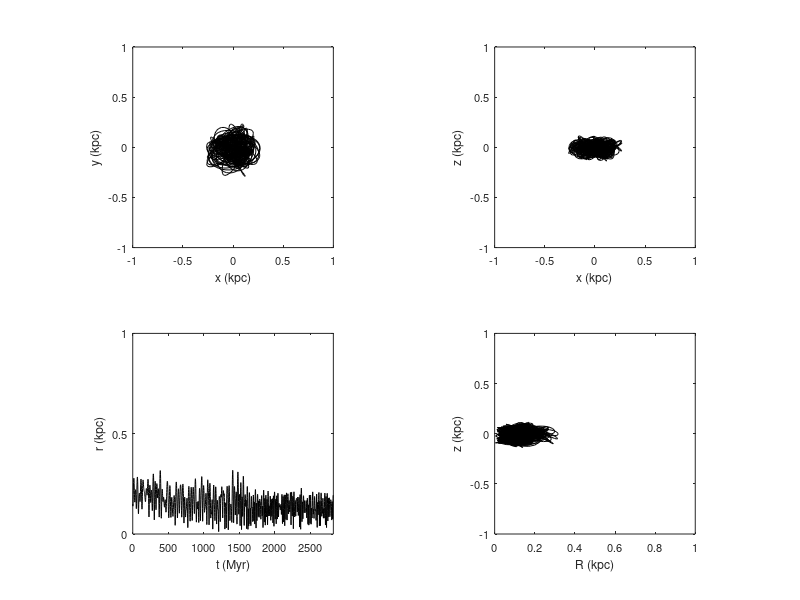

Write the MATLAB code that produced this figure.
clear all
close all

data = load('ax_coeff.dat');

whitebg('w')

t = data(:,1);

x = data(:,12);
y = data(:,13);
z = data(:,14);

v_x = data(:,15);
v_y = data(:,16);
v_z = data(:,17);

R = sqrt(x.^2+y.^2);
r = sqrt(x.^2+y.^2+z.^2);



subplot(2,2,1), plot(x,y,'k')

xlabel('x (kpc)','fontsize',9)
ylabel('y (kpc)','fontsize',9)
axis([-1 1 -1 1])
set(gca,'xtick',(-1:.5:1),'ytick',(-1:.5:1),'fontsize',8)
axis square


subplot(2,2,2), plot(x,z,'k')

xlabel('x (kpc)','fontsize',9)
ylabel('z (kpc)','fontsize',9)
axis([-1 1 -1 1])
set(gca,'xtick',(-1:.5:1),'ytick',(-1:.5:1),'fontsize',8)
axis square

subplot(2,2,3), plot(t,r,'k')

xlabel('t (Myr)','fontsize',9)
ylabel('r (kpc)','fontsize',9)
axis([0 max(t) 0 1])
set(gca,'ytick',(0:.5:1),'fontsize',8)
axis square


subplot(2,2,4), plot(R,z,'k')

xlabel('R (kpc)','fontsize',9)
ylabel('z (kpc)','fontsize',9)
axis square
axis([0 1 -1 1])
set(gca,'fontsize',8)
